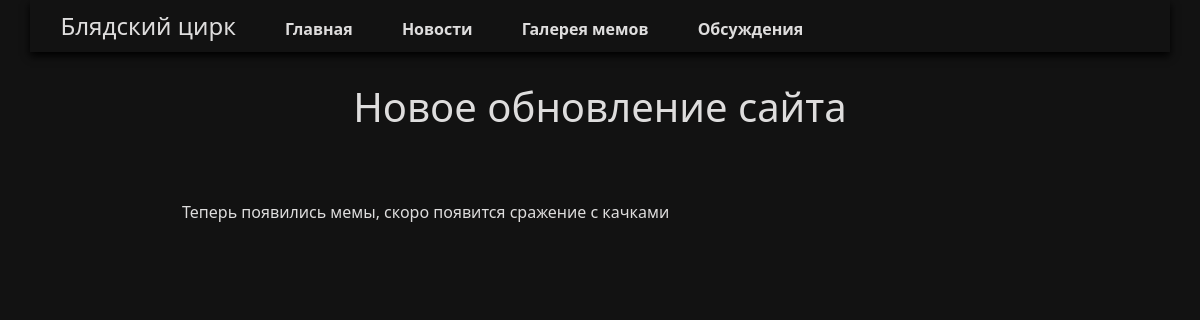
/blog/5/, run on the app's committed database.
### blog/models.py (models this page shows, shortened)
class Blog(models.Model):
    title = models.CharField(max_length=100, verbose_name="Название статьи")
    subtitle = models.CharField(max_length=2550000, verbose_name="Текст статьи")
    time = models.DateTimeField(auto_now=False, default=timezone.now, verbose_name="дата")
    class Meta:
        verbose_name = "Блоги"
        verbose_name_plural = "Блоги"

### blog/views.py (the view)
# urls.py: path('<int:blog_id>/', views.detail, name='detail'),
def detail(request, blog_id):
    blog = get_object_or_404(Blog, pk=blog_id)
    return render(request, 'blog/detail.html', {'blog': blog})

### blog/templates/blog/detail.html (shortened to what this page needs)
{% extends 'blog/base.html' %} {% load static %} {% block content %}
    <section>
        <div class="blog-content">
            <h1>{{ blog.title }}</h1>
            <br>
            <br>
            <h6>{{ blog.subtitle | safe }}</h6>
        </div>
    </section>
{% endblock %}

### portfolio/static/css/StyleCss.css (style rules this page uses)
h6 { text-indent: 30px; }
* { text-decoration: none; }
body { margin: 0 30px; }
body { color: #dedddd; background-color: rgb(18, 18, 18); }
.blog-content > h6 { text-decoration: none; color: #dedddd; font-weight: 400; text-align: left; margin: 8px; }
.blog-content > h1 { text-decoration: none; color: #dedddd; font-weight: 400; text-align: center; margin: 8px; text-align: center; }
section { padding: 2% 10%; }

### data on the page
Blog: title "Новое обновление сайта", subtitle "Теперь появились мемы, скоро появится сражение с качками"
